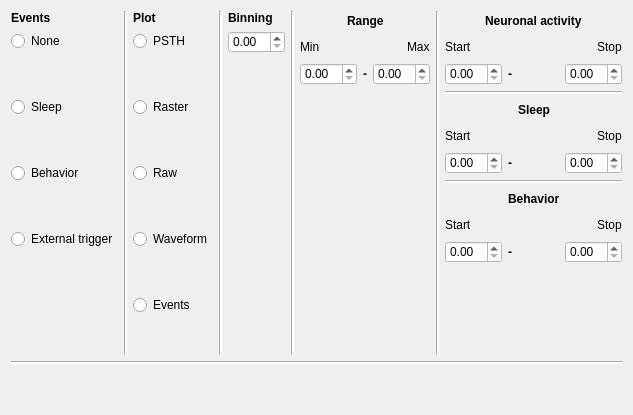
         <widget class="QWidget" name="tab_3">
          <attribute name="title">
           <string>Analysis</string>
          </attribute>
          <layout class="QVBoxLayout" name="verticalLayout_30">
           <item>
            <layout class="QHBoxLayout" name="horizontalLayout_14">
             <item>
              <layout class="QHBoxLayout" name="horizontalLayout">
               <item>
                <layout class="QVBoxLayout" name="verticalLayout_6">
                 <item>
                  <layout class="QVBoxLayout" name="verticalLayout_2">
                   <item>
                    <widget class="QLabel" name="label">
                     <property name="font">
                      <font>
                       <weight>75</weight>
                       <bold>true</bold>
                      </font>
                     </property>
                     <property name="text">
                      <string>Events</string>
                     </property>
                    </widget>
                   </item>
                   <item>
                    <layout class="QVBoxLayout" name="verticalLayout">
                     <item>
                      <widget class="QRadioButton" name="radioButton_none">
                       <property name="text">
                        <string>None</string>
                       </property>
                      </widget>
                     </item>
                     <item>
                      <spacer name="verticalSpacer_5">
                       <property name="orientation">
                        <enum>Qt::Vertical</enum>
                       </property>
                       <property name="sizeHint" stdset="0">
                        <size>
                         <width>20</width>
                         <height>40</height>
                        </size>
                       </property>
                      </spacer>
                     </item>
                     <item>
                      <widget class="QRadioButton" name="radioButton_sleep">
                       <property name="text">
                        <string>Sleep</string>
                       </property>
                      </widget>
                     </item>
                     <item>
                      <spacer name="verticalSpacer_6">
                       <property name="orientation">
                        <enum>Qt::Vertical</enum>
                       </property>
                       <property name="sizeHint" stdset="0">
                        <size>
                         <width>20</width>
                         <height>40</height>
                        </size>
                       </property>
                      </spacer>
                     </item>
                     <item>
                      <widget class="QRadioButton" name="radioButton_behavior">
                       <property name="text">
                        <string>Behavior</string>
                       </property>
                      </widget>
                     </item>
                     <item>
                      <spacer name="verticalSpacer_7">
                       <property name="orientation">
                        <enum>Qt::Vertical</enum>
                       </property>
                       <property name="sizeHint" stdset="0">
                        <size>
                         <width>20</width>
                         <height>40</height>
                        </size>
                       </property>
                      </spacer>
                     </item>
                     <item>
                      <widget class="QRadioButton" name="radioButton_externaltrigger">
                       <property name="text">
                        <string>External trigger</string>
                       </property>
                      </widget>
                     </item>
                     <item>
                      <spacer name="verticalSpacer_2">
                       <property name="orientation">
                        <enum>Qt::Vertical</enum>
                       </property>
                       <property name="sizeHint" stdset="0">
                        <size>
                         <width>20</width>
                         <height>40</height>
                        </size>
                       </property>
                      </spacer>
                     </item>
                    </layout>
                   </item>
                  </layout>
                 </item>
                 <item>
                  <spacer name="verticalSpacer_15">
                   <property name="orientation">
                    <enum>Qt::Vertical</enum>
                   </property>
                   <property name="sizeHint" stdset="0">
                    <size>
                     <width>20</width>
                     <height>40</height>
                    </size>
                   </property>
                  </spacer>
                 </item>
                </layout>
               </item>
               <item>
                <widget class="Line" name="line">
                 <property name="styleSheet">
                  <string notr="true">background-color: rgb(255, 255, 255);</string>
                 </property>
                 <property name="orientation">
                  <enum>Qt::Vertical</enum>
                 </property>
                </widget>
               </item>
               <item>
                <layout class="QVBoxLayout" name="verticalLayout_5">
                 <item>
                  <layout class="QVBoxLayout" name="verticalLayout_4">
                   <item>
                    <widget class="QLabel" name="label_2">
                     <property name="font">
                      <font>
                       <weight>75</weight>
                       <bold>true</bold>
                      </font>
                     </property>
                     <property name="text">
                      <string>Plot</string>
                     </property>
                    </widget>
                   </item>
                   <item>
                    <layout class="QVBoxLayout" name="verticalLayout_3">
                     <item>
                      <widget class="QRadioButton" name="radioButton_psth">
                       <property name="text">
                        <string>PSTH</string>
                       </property>
                      </widget>
                     </item>
                     <item>
                      <spacer name="verticalSpacer_8">
                       <property name="orientation">
                        <enum>Qt::Vertical</enum>
                       </property>
                       <property name="sizeHint" stdset="0">
                        <size>
                         <width>20</width>
                         <height>40</height>
                        </size>
                       </property>
                      </spacer>
                     </item>
                     <item>
                      <widget class="QRadioButton" name="radioButton_raster">
                       <property name="text">
                        <string>Raster</string>
                       </property>
                      </widget>
                     </item>
                     <item>
                      <spacer name="verticalSpacer_9">
                       <property name="orientation">
                        <enum>Qt::Vertical</enum>
                       </property>
                       <property name="sizeHint" stdset="0">
                        <size>
                         <width>20</width>
                         <height>40</height>
                        </size>
                       </property>
                      </spacer>
                     </item>
                     <item>
                      <widget class="QRadioButton" name="radioButton_raw">
                       <property name="text">
                        <string>Raw</string>
                       </property>
                      </widget>
                     </item>
                     <item>
                      <spacer name="verticalSpacer_11">
                       <property name="orientation">
                        <enum>Qt::Vertical</enum>
                       </property>
                       <property name="sizeHint" stdset="0">
                        <size>
                         <width>20</width>
                         <height>40</height>
                        </size>
                       </property>
                      </spacer>
                     </item>
                     <item>
                      <widget class="QRadioButton" name="radioButton_waveforms">
                       <property name="text">
                        <string>Waveform</string>
                       </property>
                      </widget>
                     </item>
                     <item>
                      <spacer name="verticalSpacer_12">
                       <property name="orientation">
                        <enum>Qt::Vertical</enum>
                       </property>
                       <property name="sizeHint" stdset="0">
                        <size>
                         <width>20</width>
                         <height>40</height>
                        </size>
                       </property>
                      </spacer>
                     </item>
                     <item>
                      <widget class="QRadioButton" name="radioButton_events">
                       <property name="text">
                        <string>Events</string>
                       </property>
                      </widget>
                     </item>
                    </layout>
                   </item>
                  </layout>
                 </item>
                 <item>
                  <spacer name="verticalSpacer">
                   <property name="orientation">
                    <enum>Qt::Vertical</enum>
                   </property>
                   <property name="sizeHint" stdset="0">
                    <size>
                     <width>20</width>
                     <height>40</height>
                    </size>
                   </property>
                  </spacer>
                 </item>
                </layout>
               </item>
              </layout>
             </item>
             <item>
              <widget class="Line" name="line_2">
               <property name="styleSheet">
                <string notr="true">background-color: rgb(255, 255, 255);</string>
               </property>
               <property name="orientation">
                <enum>Qt::Vertical</enum>
               </property>
              </widget>
             </item>
             <item>
              <layout class="QVBoxLayout" name="verticalLayout_7">
               <item>
                <widget class="QLabel" name="label_3">
                 <property name="font">
                  <font>
                   <weight>75</weight>
                   <bold>true</bold>
                  </font>
                 </property>
                 <property name="text">
                  <string>Binning</string>
                 </property>
                </widget>
               </item>
               <item>
                <widget class="QDoubleSpinBox" name="doubleSpinBox_binning">
                 <property name="styleSheet">
                  <string notr="true">background-color: rgb(255, 255, 255);</string>
                 </property>
                </widget>
               </item>
               <item>
                <spacer name="verticalSpacer_3">
                 <property name="orientation">
                  <enum>Qt::Vertical</enum>
                 </property>
                 <property name="sizeHint" stdset="0">
                  <size>
                   <width>20</width>
                   <height>40</height>
                  </size>
                 </property>
                </spacer>
               </item>
              </layout>
             </item>
             <item>
              <widget class="Line" name="line_3">
               <property name="styleSheet">
                <string notr="true">background-color: rgb(255, 255, 255);</string>
               </property>
               <property name="orientation">
                <enum>Qt::Vertical</enum>
               </property>
              </widget>
             </item>
             <item>
              <layout class="QVBoxLayout" name="verticalLayout_10">
               <item>
                <layout class="QVBoxLayout" name="verticalLayout_9">
                 <item>
                  <layout class="QVBoxLayout" name="verticalLayout_8">
                   <item>
                    <layout class="QHBoxLayout" name="horizontalLayout_2">
                     <item>
                      <spacer name="horizontalSpacer">
                       <property name="orientation">
                        <enum>Qt::Horizontal</enum>
                       </property>
                       <property name="sizeHint" stdset="0">
                        <size>
                         <width>40</width>
                         <height>20</height>
                        </size>
                       </property>
                      </spacer>
                     </item>
                     <item>
                      <widget class="QLabel" name="label_4">
                       <property name="font">
                        <font>
                         <weight>75</weight>
                         <bold>true</bold>
                        </font>
                       </property>
                       <property name="text">
                        <string>Range</string>
                       </property>
                      </widget>
                     </item>
                     <item>
                      <spacer name="horizontalSpacer_2">
                       <property name="orientation">
                        <enum>Qt::Horizontal</enum>
                       </property>
                       <property name="sizeHint" stdset="0">
                        <size>
                         <width>40</width>
                         <height>20</height>
                        </size>
                       </property>
                      </spacer>
                     </item>
                    </layout>
                   </item>
                   <item>
                    <layout class="QHBoxLayout" name="horizontalLayout_3">
                     <item>
                      <widget class="QLabel" name="label_5">
                       <property name="text">
                        <string>Min</string>
                       </property>
                      </widget>
                     </item>
                     <item>
                      <spacer name="horizontalSpacer_3">
                       <property name="orientation">
                        <enum>Qt::Horizontal</enum>
                       </property>
                       <property name="sizeHint" stdset="0">
                        <size>
                         <width>40</width>
                         <height>20</height>
                        </size>
                       </property>
                      </spacer>
                     </item>
                     <item>
                      <widget class="QLabel" name="label_6">
                       <property name="text">
                        <string>Max</string>
                       </property>
                      </widget>
                     </item>
                    </layout>
                   </item>
                  </layout>
                 </item>
                 <item>
                  <layout class="QHBoxLayout" name="horizontalLayout_4">
                   <item>
                    <widget class="QDoubleSpinBox" name="doubleSpinBox_min">
                     <property name="styleSheet">
                      <string notr="true">background-color: rgb(255, 255, 255);</string>
                     </property>
                    </widget>
                   </item>
                   <item>
                    <widget class="QLabel" name="label_7">
                     <property name="font">
                      <font>
                       <weight>75</weight>
                       <bold>true</bold>
                      </font>
                     </property>
                     <property name="text">
                      <string>-</string>
                     </property>
                    </widget>
                   </item>
                   <item>
                    <widget class="QDoubleSpinBox" name="doubleSpinBox_max">
                     <property name="styleSheet">
                      <string notr="true">background-color: rgb(255, 255, 255);</string>
                     </property>
                    </widget>
                   </item>
                  </layout>
                 </item>
                </layout>
               </item>
               <item>
                <spacer name="verticalSpacer_4">
                 <property name="orientation">
                  <enum>Qt::Vertical</enum>
                 </property>
                 <property name="sizeHint" stdset="0">
                  <size>
                   <width>20</width>
                   <height>40</height>
                  </size>
                 </property>
                </spacer>
               </item>
              </layout>
             </item>
             <item>
              <widget class="Line" name="line_4">
               <property name="styleSheet">
                <string notr="true">background-color: rgb(255, 255, 255);</string>
               </property>
               <property name="orientation">
                <enum>Qt::Vertical</enum>
               </property>
              </widget>
             </item>
             <item>
              <layout class="QVBoxLayout" name="verticalLayout_17">
               <item>
                <layout class="QVBoxLayout" name="verticalLayout_12">
                 <item>
                  <layout class="QVBoxLayout" name="verticalLayout_11">
                   <item>
                    <layout class="QHBoxLayout" name="horizontalLayout_5">
                     <item>
                      <spacer name="horizontalSpacer_4">
                       <property name="orientation">
                        <enum>Qt::Horizontal</enum>
                       </property>
                       <property name="sizeHint" stdset="0">
                        <size>
                         <width>40</width>
                         <height>20</height>
                        </size>
                       </property>
                      </spacer>
                     </item>
                     <item>
                      <widget class="QLabel" name="label_8">
                       <property name="font">
                        <font>
                         <weight>75</weight>
                         <bold>true</bold>
                        </font>
                       </property>
                       <property name="text">
                        <string>Neuronal activity</string>
                       </property>
                      </widget>
                     </item>
                     <item>
                      <spacer name="horizontalSpacer_5">
                       <property name="orientation">
                        <enum>Qt::Horizontal</enum>
                       </property>
                       <property name="sizeHint" stdset="0">
                        <size>
                         <width>40</width>
                         <height>20</height>
                        </size>
                       </property>
                      </spacer>
                     </item>
                    </layout>
                   </item>
                   <item>
                    <layout class="QHBoxLayout" name="horizontalLayout_6">
                     <item>
                      <widget class="QLabel" name="label_9">
                       <property name="text">
                        <string>Start</string>
                       </property>
                      </widget>
                     </item>
                     <item>
                      <spacer name="horizontalSpacer_6">
                       <property name="orientation">
                        <enum>Qt::Horizontal</enum>
                       </property>
                       <property name="sizeHint" stdset="0">
                        <size>
                         <width>40</width>
                         <height>20</height>
                        </size>
                       </property>
                      </spacer>
                     </item>
                     <item>
                      <widget class="QLabel" name="label_10">
                       <property name="text">
                        <string>Stop</string>
                       </property>
                      </widget>
                     </item>
                    </layout>
                   </item>
                  </layout>
                 </item>
                 <item>
                  <layout class="QHBoxLayout" name="horizontalLayout_7">
                   <item>
                    <widget class="QDoubleSpinBox" name="doubleSpinBox_startSpk">
                     <property name="styleSheet">
                      <string notr="true">background-color: rgb(255, 255, 255);</string>
                     </property>
                    </widget>
                   </item>
                   <item>
                    <widget class="QLabel" name="label_11">
                     <property name="font">
                      <font>
                       <weight>75</weight>
                       <bold>true</bold>
                      </font>
                     </property>
                     <property name="text">
                      <string>-</string>
                     </property>
                    </widget>
                   </item>
                   <item>
                    <widget class="QDoubleSpinBox" name="doubleSpinBox_stopSpk">
                     <property name="styleSheet">
                      <string notr="true">background-color: rgb(255, 255, 255);</string>
                     </property>
                    </widget>
                   </item>
                  </layout>
                 </item>
                </layout>
               </item>
               <item>
                <widget class="Line" name="line_6">
                 <property name="styleSheet">
                  <string notr="true">background-color: rgb(255, 255, 255);</string>
                 </property>
                 <property name="orientation">
                  <enum>Qt::Horizontal</enum>
                 </property>
                </widget>
               </item>
               <item>
                <layout class="QVBoxLayout" name="verticalLayout_13">
                 <item>
                  <layout class="QVBoxLayout" name="verticalLayout_14">
                   <item>
                    <layout class="QHBoxLayout" name="horizontalLayout_8">
                     <item>
                      <spacer name="horizontalSpacer_7">
                       <property name="orientation">
                        <enum>Qt::Horizontal</enum>
                       </property>
                       <property name="sizeHint" stdset="0">
                        <size>
                         <width>40</width>
                         <height>20</height>
                        </size>
                       </property>
                      </spacer>
                     </item>
                     <item>
                      <widget class="QLabel" name="label_12">
                       <property name="font">
                        <font>
                         <weight>75</weight>
                         <bold>true</bold>
                        </font>
                       </property>
                       <property name="text">
                        <string>Sleep</string>
                       </property>
                      </widget>
                     </item>
                     <item>
                      <spacer name="horizontalSpacer_8">
                       <property name="orientation">
                        <enum>Qt::Horizontal</enum>
                       </property>
                       <property name="sizeHint" stdset="0">
                        <size>
                         <width>40</width>
                         <height>20</height>
                        </size>
                       </property>
                      </spacer>
                     </item>
                    </layout>
                   </item>
                   <item>
                    <layout class="QHBoxLayout" name="horizontalLayout_9">
                     <item>
                      <widget class="QLabel" name="label_13">
                       <property name="text">
                        <string>Start</string>
                       </property>
                      </widget>
                     </item>
                     <item>
                      <spacer name="horizontalSpacer_9">
                       <property name="orientation">
                        <enum>Qt::Horizontal</enum>
                       </property>
                       <property name="sizeHint" stdset="0">
                        <size>
                         <width>40</width>
                         <height>20</height>
                        </size>
                       </property>
                      </spacer>
                     </item>
                     <item>
                      <widget class="QLabel" name="label_14">
                       <property name="text">
                        <string>Stop</string>
                       </property>
                      </widget>
                     </item>
                    </layout>
                   </item>
                  </layout>
                 </item>
                 <item>
                  <layout class="QHBoxLayout" name="horizontalLayout_10">
                   <item>
                    <widget class="QDoubleSpinBox" name="doubleSpinBox_startSleep">
                     <property name="styleSheet">
                      <string notr="true">background-color: rgb(255, 255, 255);</string>
                     </property>
                    </widget>
                   </item>
                   <item>
                    <widget class="QLabel" name="label_15">
                     <property name="font">
                      <font>
                       <weight>75</weight>
                       <bold>true</bold>
                      </font>
                     </property>
                     <property name="text">
                      <string>-</string>
                     </property>
                    </widget>
                   </item>
                   <item>
                    <widget class="QDoubleSpinBox" name="doubleSpinBox_stopSleep">
                     <property name="styleSheet">
                      <string notr="true">background-color: rgb(255, 255, 255);</string>
                     </property>
                    </widget>
                   </item>
                  </layout>
                 </item>
                </layout>
               </item>
               <item>
                <widget class="Line" name="line_7">
                 <property name="styleSheet">
                  <string notr="true">background-color: rgb(255, 255, 255);</string>
                 </property>
                 <property name="orientation">
                  <enum>Qt::Horizontal</enum>
                 </property>
                </widget>
               </item>
               <item>
                <layout class="QVBoxLayout" name="verticalLayout_15">
                 <item>
                  <layout class="QVBoxLayout" name="verticalLayout_16">
                   <item>
                    <layout class="QHBoxLayout" name="horizontalLayout_11">
                     <item>
                      <spacer name="horizontalSpacer_10">
                       <property name="orientation">
                        <enum>Qt::Horizontal</enum>
                       </property>
                       <property name="sizeHint" stdset="0">
                        <size>
                         <width>40</width>
                         <height>20</height>
                        </size>
                       </property>
                      </spacer>
                     </item>
                     <item>
                      <widget class="QLabel" name="label_16">
                       <property name="font">
                        <font>
                         <weight>75</weight>
                         <bold>true</bold>
                        </font>
                       </property>
                       <property name="text">
                        <string>Behavior</string>
                       </property>
                      </widget>
                     </item>
                     <item>
                      <spacer name="horizontalSpacer_11">
                       <property name="orientation">
                        <enum>Qt::Horizontal</enum>
                       </property>
                       <property name="sizeHint" stdset="0">
                        <size>
                         <width>40</width>
                         <height>20</height>
                        </size>
                       </property>
                      </spacer>
                     </item>
                    </layout>
                   </item>
                   <item>
                    <layout class="QHBoxLayout" name="horizontalLayout_12">
                     <item>
                      <widget class="QLabel" name="label_17">
                       <property name="text">
                        <string>Start</string>
                       </property>
                      </widget>
                     </item>
                     <item>
                      <spacer name="horizontalSpacer_12">
                       <property name="orientation">
                        <enum>Qt::Horizontal</enum>
                       </property>
                       <property name="sizeHint" stdset="0">
                        <size>
                         <width>40</width>
                         <height>20</height>
                        </size>
                       </property>
                      </spacer>
                     </item>
                     <item>
                      <widget class="QLabel" name="label_18">
                       <property name="text">
                        <string>Stop</string>
                       </property>
                      </widget>
                     </item>
                    </layout>
                   </item>
                  </layout>
                 </item>
                 <item>
                  <layout class="QHBoxLayout" name="horizontalLayout_13">
                   <item>
                    <widget class="QDoubleSpinBox" name="doubleSpinBox_startBehav">
                     <property name="styleSheet">
                      <string notr="true">background-color: rgb(255, 255, 255);</string>
                     </property>
                    </widget>
                   </item>
                   <item>
                    <widget class="QLabel" name="label_19">
                     <property name="font">
                      <font>
                       <weight>75</weight>
                       <bold>true</bold>
                      </font>
                     </property>
                     <property name="text">
                      <string>-</string>
                     </property>
                    </widget>
                   </item>
                   <item>
                    <widget class="QDoubleSpinBox" name="doubleSpinBox_stopBehav">
                     <property name="styleSheet">
                      <string notr="true">background-color: rgb(255, 255, 255);</string>
                     </property>
                    </widget>
                   </item>
                  </layout>
                 </item>
                </layout>
               </item>
               <item>
                <spacer name="verticalSpacer_13">
                 <property name="orientation">
                  <enum>Qt::Vertical</enum>
                 </property>
                 <property name="sizeHint" stdset="0">
                  <size>
                   <width>20</width>
                   <height>40</height>
                  </size>
                 </property>
                </spacer>
               </item>
              </layout>
             </item>
            </layout>
           </item>
           <item>
            <widget class="Line" name="line_5">
             <property name="styleSheet">
              <string notr="true">background-color: rgb(255, 255, 255);</string>
             </property>
             <property name="orientation">
              <enum>Qt::Horizontal</enum>
             </property>
            </widget>
           </item>
           <item>
            <spacer name="verticalSpacer_18">
             <property name="orientation">
              <enum>Qt::Vertical</enum>
             </property>
             <property name="sizeHint" stdset="0">
              <size>
               <width>20</width>
               <height>40</height>
              </size>
             </property>
            </spacer>
           </item>
          </layout>
          <zorder></zorder>
          <zorder>verticalSpacer_18</zorder>
          <zorder>line_5</zorder>
         </widget>
